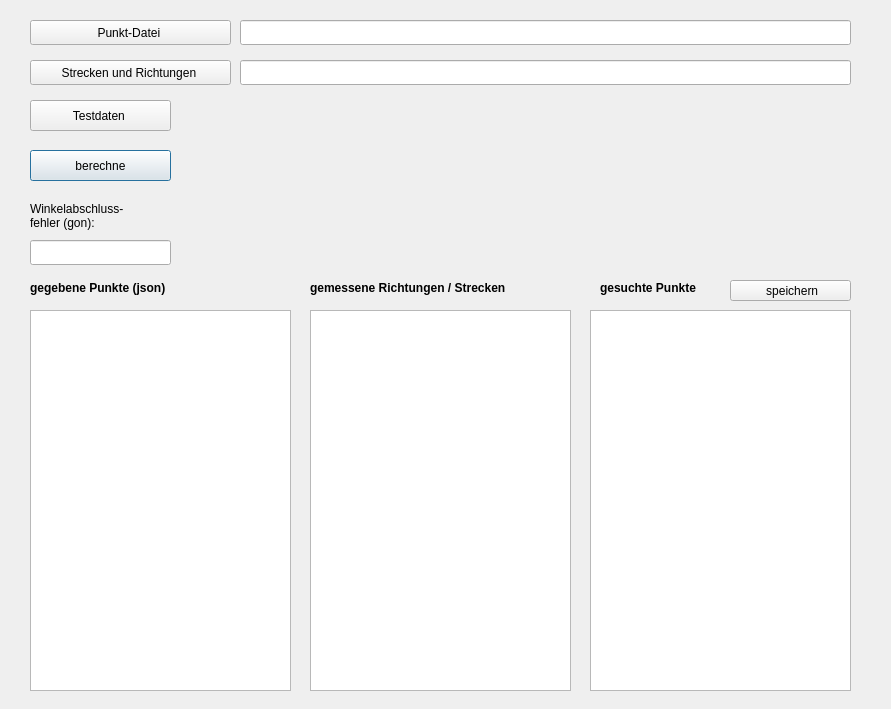
<?xml version="1.0" encoding="UTF-8"?>
<ui version="4.0">
 <class>polygonzug_gui</class>
 <widget class="QDialog" name="polygonzug_gui">
  <property name="geometry">
   <rect>
    <x>0</x>
    <y>0</y>
    <width>891</width>
    <height>709</height>
   </rect>
  </property>
  <property name="windowTitle">
   <string>Polygonzug</string>
  </property>
  <widget class="QPlainTextEdit" name="plainTextEdit_p">
   <property name="geometry">
    <rect>
     <x>30</x>
     <y>310</y>
     <width>261</width>
     <height>381</height>
    </rect>
   </property>
  </widget>
  <widget class="QLineEdit" name="lineEdit_dateipfad_p">
   <property name="geometry">
    <rect>
     <x>240</x>
     <y>20</y>
     <width>611</width>
     <height>25</height>
    </rect>
   </property>
  </widget>
  <widget class="QLabel" name="label_12">
   <property name="geometry">
    <rect>
     <x>600</x>
     <y>280</y>
     <width>211</width>
     <height>17</height>
    </rect>
   </property>
   <property name="text">
    <string>&lt;b&gt;gesuchte Punkte&lt;/b&gt;</string>
   </property>
  </widget>
  <widget class="QLabel" name="label_11">
   <property name="geometry">
    <rect>
     <x>30</x>
     <y>280</y>
     <width>211</width>
     <height>17</height>
    </rect>
   </property>
   <property name="text">
    <string>&lt;b&gt;gegebene Punkte (json)&lt;/b&gt;</string>
   </property>
  </widget>
  <widget class="QPushButton" name="pushButton_berechne">
   <property name="geometry">
    <rect>
     <x>30</x>
     <y>150</y>
     <width>141</width>
     <height>31</height>
    </rect>
   </property>
   <property name="text">
    <string>berechne</string>
   </property>
  </widget>
  <widget class="QLabel" name="label_poly">
   <property name="geometry">
    <rect>
     <x>190</x>
     <y>90</y>
     <width>741</width>
     <height>181</height>
    </rect>
   </property>
   <property name="text">
    <string/>
   </property>
  </widget>
  <widget class="QPushButton" name="pushButton_datei_p">
   <property name="geometry">
    <rect>
     <x>30</x>
     <y>20</y>
     <width>201</width>
     <height>25</height>
    </rect>
   </property>
   <property name="text">
    <string>Punkt-Datei </string>
   </property>
  </widget>
  <widget class="QPushButton" name="pushButton_test">
   <property name="geometry">
    <rect>
     <x>30</x>
     <y>100</y>
     <width>141</width>
     <height>31</height>
    </rect>
   </property>
   <property name="text">
    <string>Testdaten </string>
   </property>
  </widget>
  <widget class="QPushButton" name="pushButton_speichern">
   <property name="geometry">
    <rect>
     <x>730</x>
     <y>280</y>
     <width>121</width>
     <height>21</height>
    </rect>
   </property>
   <property name="text">
    <string> speichern</string>
   </property>
  </widget>
  <widget class="QLabel" name="label_13">
   <property name="geometry">
    <rect>
     <x>310</x>
     <y>280</y>
     <width>311</width>
     <height>17</height>
    </rect>
   </property>
   <property name="text">
    <string>&lt;b&gt;gemessene Richtungen / Strecken &lt;/b&gt;</string>
   </property>
  </widget>
  <widget class="QPlainTextEdit" name="plainTextEdit_rs">
   <property name="geometry">
    <rect>
     <x>310</x>
     <y>310</y>
     <width>261</width>
     <height>381</height>
    </rect>
   </property>
  </widget>
  <widget class="QPlainTextEdit" name="plainTextEdit_pn">
   <property name="geometry">
    <rect>
     <x>590</x>
     <y>310</y>
     <width>261</width>
     <height>381</height>
    </rect>
   </property>
  </widget>
  <widget class="QPushButton" name="pushButton_datei_rs">
   <property name="geometry">
    <rect>
     <x>30</x>
     <y>60</y>
     <width>201</width>
     <height>25</height>
    </rect>
   </property>
   <property name="text">
    <string>Strecken und Richtungen </string>
   </property>
  </widget>
  <widget class="QLineEdit" name="lineEdit_dateipfad_rs">
   <property name="geometry">
    <rect>
     <x>240</x>
     <y>60</y>
     <width>611</width>
     <height>25</height>
    </rect>
   </property>
  </widget>
  <widget class="QLabel" name="label">
   <property name="geometry">
    <rect>
     <x>30</x>
     <y>180</y>
     <width>161</width>
     <height>71</height>
    </rect>
   </property>
   <property name="text">
    <string>Winkelabschluss-
fehler (gon):</string>
   </property>
  </widget>
  <widget class="QLineEdit" name="lineEdit_waf">
   <property name="geometry">
    <rect>
     <x>30</x>
     <y>240</y>
     <width>141</width>
     <height>25</height>
    </rect>
   </property>
  </widget>
  <zorder>label</zorder>
  <zorder>plainTextEdit_p</zorder>
  <zorder>lineEdit_dateipfad_p</zorder>
  <zorder>label_12</zorder>
  <zorder>label_11</zorder>
  <zorder>pushButton_berechne</zorder>
  <zorder>label_poly</zorder>
  <zorder>pushButton_datei_p</zorder>
  <zorder>pushButton_test</zorder>
  <zorder>pushButton_speichern</zorder>
  <zorder>label_13</zorder>
  <zorder>plainTextEdit_rs</zorder>
  <zorder>plainTextEdit_pn</zorder>
  <zorder>pushButton_datei_rs</zorder>
  <zorder>lineEdit_dateipfad_rs</zorder>
  <zorder>lineEdit_waf</zorder>
 </widget>
 <resources/>
 <connections/>
</ui>
